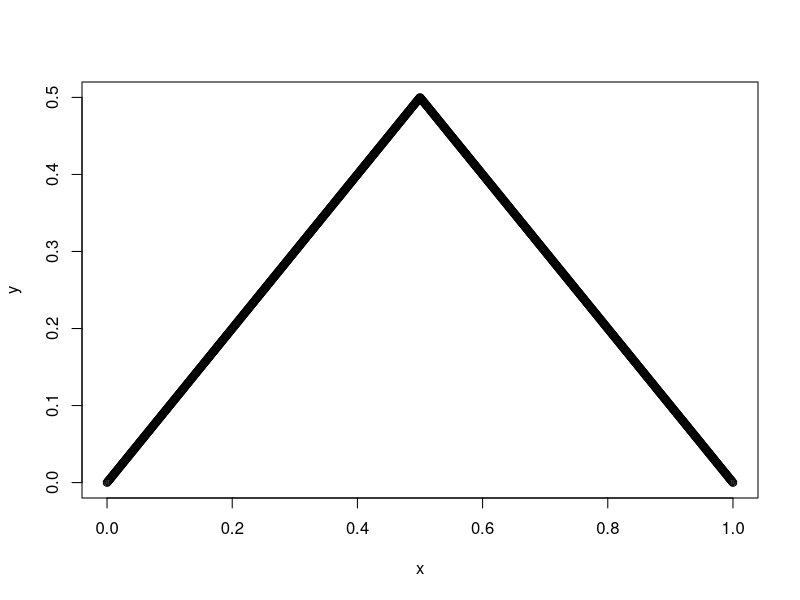

Write the R code that produced this figure.
## Basics of Loops

###########################################################
#for loop

###########################################################
#syntax
#for (range){
 # statement
#}
###########################################################
#Ex1
#print first 10 natural numbers using for loop


for(i in 1:10){
  print(i)
}
###########################################################
#Ex2
#Print the following:

#1
#1 2
#1 2 3 
#1 2 3 4 
#1 2 3 4 5

for(i in 1:5)
{
  print(1:i)
}

###########################################################

# define a funtion to find the factorial and find the factorial of 4
#Ex3
factorial2 = function(n) {
   out = 1
  for (i in 1:n) {
   out = out*i
  }
   return(out)
}


factorial2(4)

###########################################################

# iF Loop


#if (condition) {
#  statement1
#  else (condition) statement2
#}

###########################################################

#Ex1

# define a funtion to find the absolute value and find the absolute value of -4
 abs2 = function(x) {
   if (x < 0) out = -x
   else out = x
   out
 }
abs2(-4)
 

###########################################################

 #Ex2

#triangular function

 Triangular_fun <- function(x) {
   if (0 <= x & x <= 1/2) {
     out <- x
   } else if (x > 1/2 & x < 1) {
     out <- 1 - x
   } else {
     out <- 0
   }
   return(out)
 }
 Triangular_fun(0.7)
 
 ########################################################### 

 #plotting the triangular function
 Triangular_fun <- function(x) {
   
   out<-numeric(length(x))
   
  for(i in 1:length(x)){
  
   if (0 <= x[i] & x[i] <= 1/2) {
     out[i] <- x[i]
   } else if (x[i] > 1/2 & x[i] < 1) {
     out[i] <- 1 - x[i]
   } else {
     out[i] <- 0
   }
  }
   return(out)
 }
 x <- seq(0, 1, 0.001)
   y <- Triangular_fun(x)
 plot(x, y)

 ########################################################### 
 #while
 
 #print 5 times "respectfully"
 x=1
 while(x<=5){
   x=x+1
   print("respectfully")
 }
 
 ###########################################################
 
#ex2
 
 #define a function to find whether a number is prime and check for 10
  Find_Prime = function(n) {
    i = 2
    if (n < 2) return(FALSE)
    while (i < sqrt(n)) {
      if (n %% i == 0) return(FALSE)
      i = i+1
      }
    return(TRUE)
    }
Find_Prime(10)

  ###########################################################
  
  
